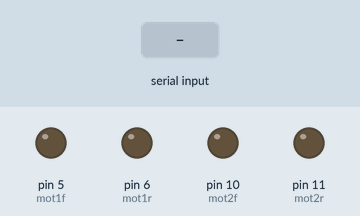
Recording of a sketch running on a simulated Arduino Uno, built with avr-gcc and run on an emulated ATmega328P. Shown: output pins drawn as LEDs (lit = HIGH). The test bench sets the inputs (shaded band).

Above: at 1.2 s.
1.3 s: "w" received over Serial
At 2.3 s:
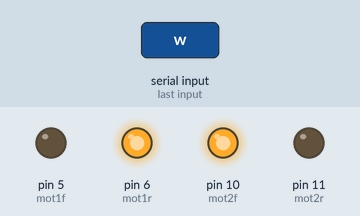
2.9 s: "s" received over Serial
At 3.5 s:
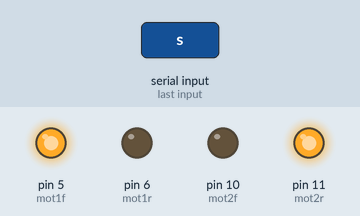
4.5 s: "a" received over Serial
At 5.8 s:
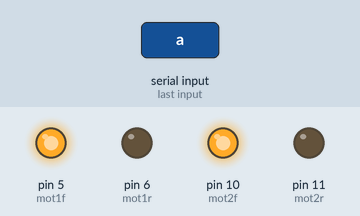
6.1 s: "d" received over Serial
At 7.1 s:
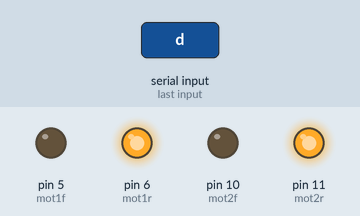
7.6 s: "W" received over Serial
At 8.2 s:
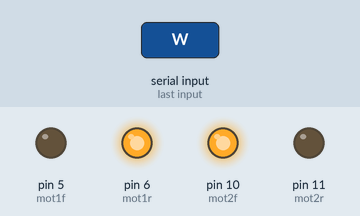
9.1 s: "S" received over Serial
At 9.4 s:
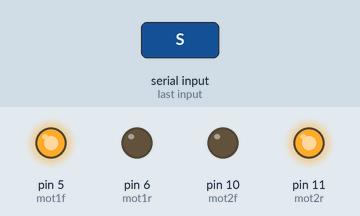
Timing chart, 0 to 11.6 s (numbered marks = the images above; inputs shaded):
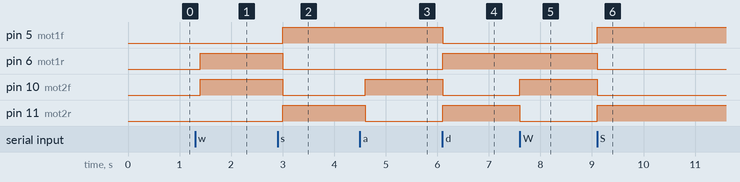

Measured:
- after the input at 1.3 s, pin 6 (mot1r), pin 10 (mot2f): LOW → HIGH after 0.10 s
- after the input at 2.9 s, pin 5 (mot1f), pin 11 (mot2r): LOW → HIGH after 0.10 s; pin 6 (mot1r), pin 10 (mot2f): HIGH → LOW after 0.10 s
- after the input at 4.5 s, pin 10 (mot2f): LOW → HIGH after 0.10 s; pin 11 (mot2r): HIGH → LOW after 0.10 s
- after the input at 6.1 s, pin 5 (mot1f), pin 10 (mot2f): HIGH → LOW at once; pin 6 (mot1r), pin 11 (mot2r): LOW → HIGH at once
- after the input at 7.6 s, pin 10 (mot2f): LOW → HIGH at once; pin 11 (mot2r): HIGH → LOW at once
- after the input at 9.1 s, pin 5 (mot1f), pin 11 (mot2r): LOW → HIGH at once; pin 6 (mot1r), pin 10 (mot2f): HIGH → LOW at once

The sketch:

Bot.ino
```cpp
const int mot1f=5;//green//
const int mot1r=6;//black//
const int mot2f=10;//black//
const int mot2r=11;//green//
char mode;
void LEFT (void);
void RIGHT (void);
void FORWARD (void);
void REVERSE (void);

void setup()
{
  pinMode(mot1f,OUTPUT);
  pinMode(mot1r,OUTPUT);
  pinMode(mot2f,OUTPUT);
  pinMode(mot2r,OUTPUT);
  Serial.begin(9600);

}

void loop()
{

  while(Serial.available()>0)
  {
    mode=Serial.read();

  if((mode=='w')||(mode=='W'))
  FORWARD();
  else if((mode=='s')||(mode=='S'))
  REVERSE();
  else if((mode=='a')||(mode=='A'))
  LEFT();
  else if((mode=='d')||(mode=='D'))
  RIGHT();
  else if((mode=='x')||(mode=='X'))
  STOP();
  }
  delay(100);
}

void RIGHT (void)
{
  digitalWrite(5,LOW);
  digitalWrite(6,HIGH);
  digitalWrite(10,LOW);
  digitalWrite(11,HIGH);
   delay(100);

}

void LEFT (void)
{

  digitalWrite(5,HIGH);
  digitalWrite(6,LOW);
  digitalWrite(10,HIGH);
  digitalWrite(11,LOW);
  delay(100);

}

void FORWARD (void)
{
  digitalWrite(5,LOW);
  digitalWrite(6,HIGH);
  digitalWrite(10,HIGH);
  digitalWrite(11,LOW);
   delay(100);

}

void REVERSE (void)
{

  digitalWrite(5,HIGH);
  digitalWrite(6,LOW);
  digitalWrite(10,LOW);
  digitalWrite(11,HIGH);
   delay(100);

}

void STOP(void)
{

   digitalWrite(mot1f,LOW);
   digitalWrite(mot1r,LOW);
   digitalWrite(mot2f,LOW);
   digitalWrite(mot2r,LOW);
   delay(100);

}
```
